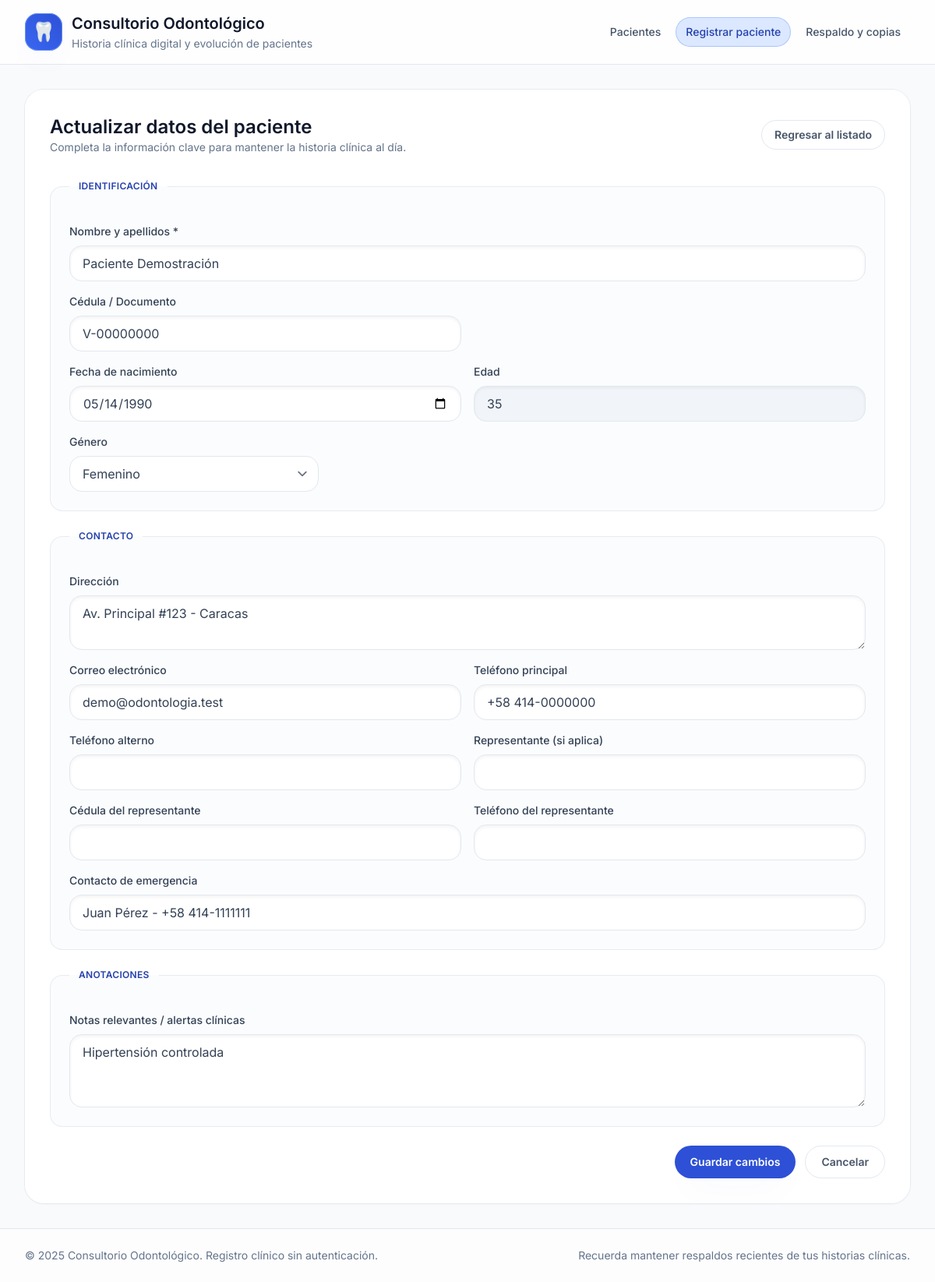
/patient_form.php?id=1, run on the app's committed database.
### tables this page shows
CREATE TABLE patients (
            id INTEGER PRIMARY KEY AUTOINCREMENT,
            full_name TEXT NOT NULL,
            document_id TEXT,
            birth_date TEXT,
            age INTEGER,
            gender TEXT,
            address TEXT,
            email TEXT,
            phone_primary TEXT,
            phone_secondary TEXT,
            representative_name TEXT,
            representative_phone TEXT,
            emergency_contact TEXT,
            notes TEXT,
            created_at TEXT NOT NULL DEFAULT CURRENT_TIMESTAMP,
            updated_at TEXT NOT NULL DEFAULT CURRENT_TIMESTAMP
        , representative_document TEXT);

### patient_form.php (the view, shortened to what this page needs)
<?php
$pdo = db();
$patientId = isset($_GET['id']) ? (int) $_GET['id'] : null;
$patient = null;
if ($patientId) {
    $stmt = $pdo->prepare('SELECT * FROM patients WHERE id = :id');
    $stmt->execute([':id' => $patientId]);
    $patient = $stmt->fetch(PDO::FETCH_ASSOC);
}
require __DIR__ . '/templates/header.php';
?>
<section class="rounded-3xl bg-white/95 p-6 shadow-sm shadow-slate-200/60 ring-1 ring-slate-200/70 sm:p-8 space-y-8">
    <div class="flex flex-col gap-3 md:flex-row md:items-center md:justify-between">
        <div>
            <h2 class="text-2xl font-semibold text-slate-900"><?= $patientId ? 'Actualizar datos del paciente' : 'Registrar nuevo paciente' ?></h2>
            <p class="text-sm text-slate-500">Completa la información clave para mantener la historia clínica al día.</p>
        </div>
        <a class="inline-flex items-center justify-center gap-2 rounded-full border border-slate-200 px-4 py-2 text-sm font-semibold text-slate-600 transition hover:border-brand-200 hover:text-brand-600 focus-visible:outline focus-visible:outline-2 focus-visible:outline-offset-2 focus-visible:outline-brand-500" href="index.php">
            Regresar al listado
        </a>
    </div>
    <form method="post" class="space-y-6">
        <fieldset class="rounded-2xl border border-slate-200/80 bg-slate-50/60 p-4 sm:p-6">
            <legend class="px-3 text-xs font-semibold uppercase tracking-wide text-brand-700">Identificación</legend>
            <div class="mt-4 grid gap-4 md:grid-cols-2">
                <label class="flex flex-col gap-2 text-sm text-slate-600 md:col-span-2">
                    <span class="font-medium text-slate-700">Nombre y apellidos *</span>
                    <input type="text" name="full_name" required value="<?= htmlspecialchars($patient['full_name'] ?? '') ?>" class="rounded-2xl border border-slate-200 bg-white px-4 py-2.5 text-slate-700 shadow-inner focus:border-brand-400 focus:ring-brand-400">
                </label>
                <label class="flex flex-col gap-2 text-sm text-slate-600">
                    <span class="font-medium text-slate-700">Cédula / Documento</span>
                    <input type="text" name="document_id" value="<?= htmlspecialchars($patient['document_id'] ?? '') ?>" class="rounded-2xl border border-slate-200 bg-white px-4 py-2.5 text-slate-700 shadow-inner focus:border-brand-400 focus:ring-brand-400">
                </label>
                <div class="grid gap-4 md:grid-cols-2 md:col-span-2">
                    <label class="flex flex-col gap-2 text-sm text-slate-600">
                        <span class="font-medium text-slate-700">Fecha de nacimiento</span>
                        <input type="date" name="birth_date" value="<?= htmlspecialchars($patient['birth_date'] ?? '') ?>" class="rounded-2xl border border-slate-200 bg-white px-4 py-2.5 text-slate-700 shadow-inner focus:border-brand-400 focus:ring-brand-400">
                    </label>
                    <label class="flex flex-col gap-2 text-sm text-slate-600">
                        <span class="font-medium text-slate-700">Edad</span>
                        <input type="number" name="age_display" value="<?= htmlspecialchars($patient['age'] ?? '') ?>" readonly class="rounded-2xl border border-slate-200 bg-slate-100 px-4 py-2.5 text-slate-700 shadow-inner">
                    </label>
                </div>
                <label class="flex flex-col gap-2 text-sm text-slate-600 md:col-span-2 md:max-w-xs">
                    <span class="font-medium text-slate-700">Género</span>
                    <select name="gender" class="rounded-2xl border border-slate-200 bg-white px-4 py-2.5 text-slate-700 focus:border-brand-400 focus:ring-brand-400">
                        <?php
                        $genders = ['Femenino', 'Masculino', 'No binario', 'Prefiere no indicarlo'];
                        foreach ($genders as $genderOption):
                            $selected = ($patient['gender'] ?? '') === $genderOption ? 'selected' : '';
                            ?>
                            <option value="<?= htmlspecialchars($genderOption) ?>" <?= $selected ?>>
                                <?= htmlspecialchars($genderOption) ?>
                            </option>
                        <?php endforeach; ?>
                    </select>
                </label>
            </div>
        </fieldset>
        <fieldset class="rounded-2xl border border-slate-200/80 bg-slate-50/60 p-4 sm:p-6">
            <legend class="px-3 text-xs font-semibold uppercase tracking-wide text-brand-700">Contacto</legend>
            <div class="mt-4 grid gap-4 md:grid-cols-2">
                <label class="flex flex-col gap-2 text-sm text-slate-600 md:col-span-2">
                    <span class="font-medium text-slate-700">Dirección</span>
                    <textarea name="address" rows="2" class="rounded-2xl border border-slate-200 bg-white px-4 py-2.5 text-slate-700 shadow-inner focus:border-brand-400 focus:ring-brand-400"><?= htmlspecialchars($patient['address'] ?? '') ?></textarea>
                </label>
                <label class="flex flex-col gap-2 text-sm text-slate-600">
                    <span class="font-medium text-slate-700">Correo electrónico</span>
                    <input type="email" name="email" value="<?= htmlspecialchars($patient['email'] ?? '') ?>" class="rounded-2xl border border-slate-200 bg-white px-4 py-2.5 text-slate-700 shadow-inner focus:border-brand-400 focus:ring-brand-400">
                </label>
                <label class="flex flex-col gap-2 text-sm text-slate-600">
                    <span class="font-medium text-slate-700">Teléfono principal</span>
                    <input type="tel" name="phone_primary" value="<?= htmlspecialchars($patient['phone_primary'] ?? '') ?>" class="rounded-2xl border border-slate-200 bg-white px-4 py-2.5 text-slate-700 shadow-inner focus:border-brand-400 focus:ring-brand-400">
                </label>
                <label class="flex flex-col gap-2 text-sm text-slate-600">
                    <span class="font-medium text-slate-700">Teléfono alterno</span>
                    <input type="tel" name="phone_secondary" value="<?= htmlspecialchars($patient['phone_secondary'] ?? '') ?>" class="rounded-2xl border border-slate-200 bg-white px-4 py-2.5 text-slate-700 shadow-inner focus:border-brand-400 focus:ring-brand-400">
                </label>
                <label class="flex flex-col gap-2 text-sm text-slate-600">
                    <span class="font-medium text-slate-700">Representante (si aplica)</span>
                    <input type="text" name="representative_name" value="<?= htmlspecialchars($patient['representative_name'] ?? '') ?>" class="rounded-2xl border border-slate-200 bg-white px-4 py-2.5 text-slate-700 shadow-inner focus:border-brand-400 focus:ring-brand-400">
                </label>
                <label class="flex flex-col gap-2 text-sm text-slate-600">
                    <span class="font-medium text-slate-700">Cédula del representante</span>
                    <input type="text" name="representative_document" value="<?= htmlspecialchars($patient['representative_document'] ?? '') ?>" class="rounded-2xl border border-slate-200 bg-white px-4 py-2.5 text-slate-700 shadow-inner focus:border-brand-400 focus:ring-brand-400">
                </label>
                <label class="flex flex-col gap-2 text-sm text-slate-600">
                    <span class="font-medium text-slate-700">Teléfono del representante</span>
                    <input type="tel" name="representative_phone" value="<?= htmlspecialchars($patient['representative_phone'] ?? '') ?>" class="rounded-2xl border border-slate-200 bg-white px-4 py-2.5 text-slate-700 shadow-inner focus:border-brand-400 focus:ring-brand-400">
                </label>
                <label class="flex flex-col gap-2 text-sm text-slate-600 md:col-span-2">
                    <span class="font-medium text-slate-700">Contacto de emergencia</span>
                    <input type="text" name="emergency_contact" value="<?= htmlspecialchars($patient['emergency_contact'] ?? '') ?>" class="rounded-2xl border border-slate-200 bg-white px-4 py-2.5 text-slate-700 shadow-inner focus:border-brand-400 focus:ring-brand-400">
                </label>
            </div>
        </fieldset>
        <fieldset class="rounded-2xl border border-slate-200/80 bg-slate-50/60 p-4 sm:p-6">
            <legend class="px-3 text-xs font-semibold uppercase tracking-wide text-brand-700">Anotaciones</legend>
            <label class="mt-4 flex flex-col gap-2 text-sm text-slate-600">
                <span class="font-medium text-slate-700">Notas relevantes / alertas clínicas</span>
                <textarea name="notes" rows="3" class="rounded-2xl border border-slate-200 bg-white px-4 py-2.5 text-slate-700 shadow-inner focus:border-brand-400 focus:ring-brand-400"><?= htmlspecialchars($patient['notes'] ?? '') ?></textarea>
            </label>
        </fieldset>
        <div class="flex flex-col gap-3 sm:flex-row sm:justify-end">
            <button type="submit" class="inline-flex items-center justify-center gap-2 rounded-full bg-brand-600 px-5 py-2.5 text-sm font-semibold text-white shadow-soft transition hover:-translate-y-0.5 hover:bg-brand-500 focus-visible:outline focus-visible:outline-2 focus-visible:outline-offset-2 focus-visible:outline-brand-500">
                <?= $patientId ? 'Guardar cambios' : 'Crear paciente' ?>
            </button>
            <a class="inline-flex items-center justify-center gap-2 rounded-full border border-slate-200 px-5 py-2.5 text-sm font-semibold text-slate-600 transition hover:border-rose-200 hover:text-rose-600 focus-visible:outline focus-visible:outline-2 focus-visible:outline-offset-2 focus-visible:outline-rose-500" href="<?= $patientId ? 'patient.php?id=' . $patientId : 'index.php' ?>">
                Cancelar
            </a>
        </div>
    </form>
</section>
<?php require __DIR__ . '/templates/footer.php'; ?>

### assets/css/style.css (style rules this page uses)
:root { color-scheme: light; --odontogram-blue: #2563eb; --odontogram-red: #dc2626; --odontogram-surface-bg: rgba(241, 245, 249, 0.9); --odontogram-surface-border: rgba(148, 163, 184, 0.55); }

### data on the page
patients: full_name "Paciente Demostración", document_id "V-00000000", birth_date "05/14/1990", age_display "35", address "Av. Principal #123 - Caracas", email "demo@odontologia.test", phone_primary "+58 414-0000000", emergency_contact "Juan Pérez - +58 414-1111111", notes "Hipertensión controlada"

### other printed values
$link['label'] "Pacientes"
$link['label'] "Registrar paciente"
$link['label'] "Respaldo y copias"
form field gender "Femenino"
